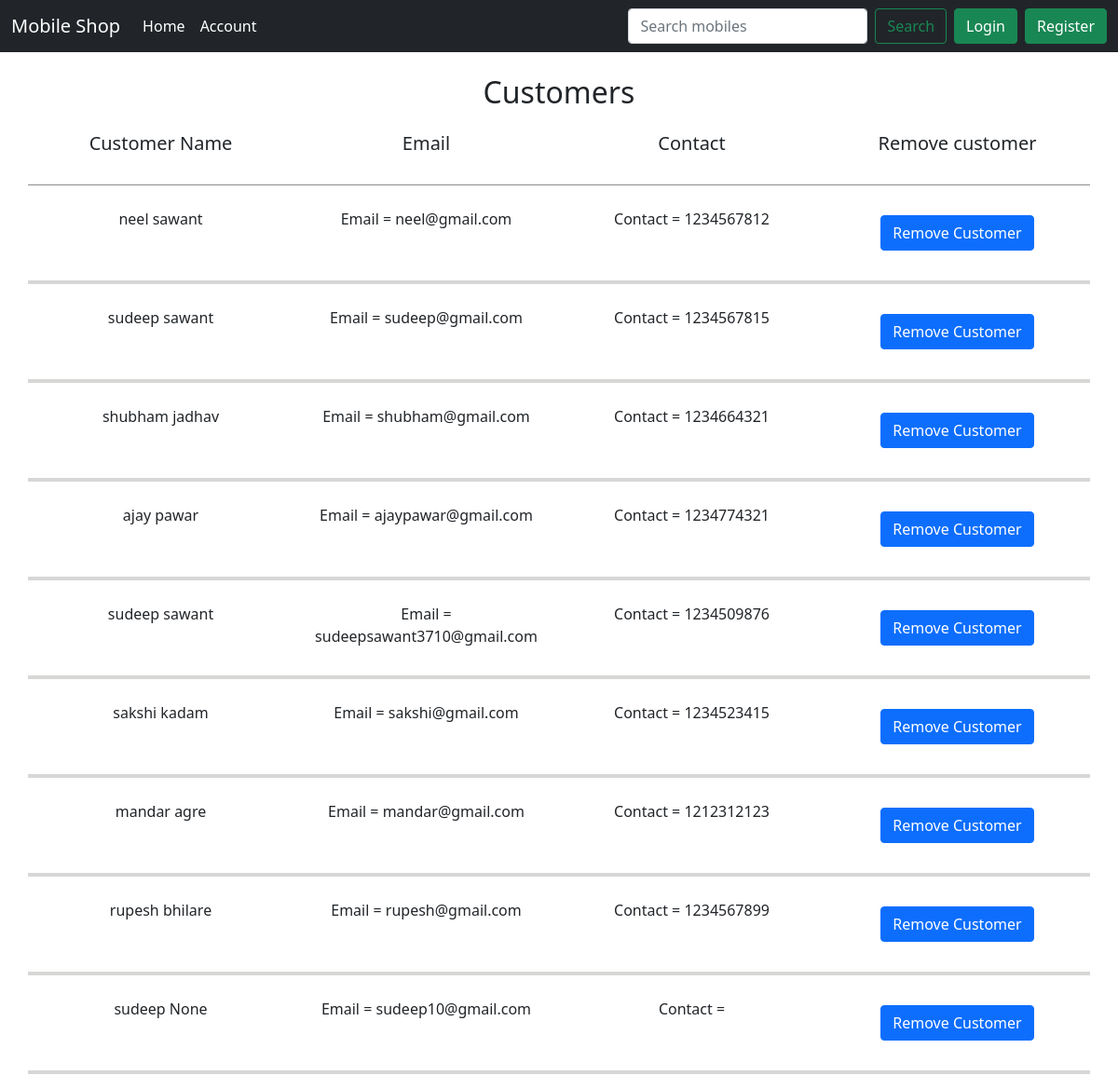
The page /customers/0/ on the database its author committed.
### home/models.py (models this page shows, shortened)
class User(AbstractBaseUser, PermissionsMixin):
    id = models.AutoField(primary_key=True)
    email = models.EmailField(_('email address'), unique=True, max_length=150)
    user_name = models.CharField(max_length=15, unique=True)
    first_name = models.CharField(max_length=150, null=False, blank=False)
    last_name = models.CharField(max_length=150, null=True, blank=True)
    joinedOn = models.DateTimeField(default=timezone.now)
    contact = models.CharField(max_length=10, unique=True)
    is_staff = models.BooleanField(default=False)
    is_active = models.BooleanField(default=True)
    objects = CustomAccountManager()
    USERNAME_FIELD = 'email'
    REQUIRED_FIELDS = ['user_name', 'first_name']

### adminapp/views.py (the view)
# urls.py: path('customers/<int:id>/', views.customers, name='customers'),
def customers(request, **kwargs):
    customers = User.objects.filter(~Q(email='admin@gmail.com')).values()
    address_list=[]
    context = {
        'id':kwargs['id'],
        'customers':customers,
    }
    return render(request, 'adminapp/customers.html', context)

### adminapp/templates/adminapp/customers.html (shortened to what this page needs)
{% extends 'home/layout.html' %}
{% load static %}
{% block content %}
<div class="container my-3">
    <div class="my-4"><center><h2>Customers</h2></center></div>
    <div class="row g-4 text-center ">
        <div class="col-3 text-center">
            <h5>Customer Name</h5>
        </div>
        <div class="col-3 text-center">
            <h5>Email</h5>
        </div>
        <div class="col-3 text-center">
            <h5>Contact </h5>
        </div>
        <div class="col-3 text-center">
            <h5>Remove customer </h5>
        </div>
        <div class="orders-divider"></div>
        {% for customer in customers%}
        <div class="col-3">
            <div>{{customer.first_name}} {{customer.last_name}}</div>
        </div>
        <div class="col-3">
            <div>Email = {{customer.email}}</div>
        </div>
        <div class="col-3">
            <div>Contact = {{customer.contact}}</div>
        </div>
        <div class="col-3">
            <form action="{% url 'remove_customer' id %}" method="post">
                <button type="submit" class="btn btn-primary m-2">Remove Customer</button>
            </form>
        </div>
        <div style="height:4px; background-color: rgb(59, 55, 50,0.2);">
        </div>
        {% endfor %}
    </div>
</div>
{% endblock %}

### static/assets/css/style.css (style rules this page uses)
.orders-divider { border-bottom: 1px solid #8c8b8b; size: 40px; }

### rows shown on the page
User: first_name "neel", last_name "sawant", email "neel@gmail.com", contact "1234567812"
User: first_name "sudeep", last_name "sawant", email "sudeep@gmail.com", contact "1234567815"
User: first_name "shubham", last_name "jadhav", email "shubham@gmail.com", contact "1234664321"
User: first_name "ajay", last_name "pawar", email "ajaypawar@gmail.com", contact "1234774321"
User: first_name "sudeep", last_name "sawant", email "sudeepsawant3710@gmail.com", contact "1234509876"
User: first_name "sakshi", last_name "kadam", email "sakshi@gmail.com", contact "1234523415"
User: first_name "mandar", last_name "agre", email "mandar@gmail.com", contact "1212312123"
User: first_name "rupesh", last_name "bhilare", email "rupesh@gmail.com", contact "1234567899"
User: first_name "sudeep", last_name "None", email "sudeep10@gmail.com"
